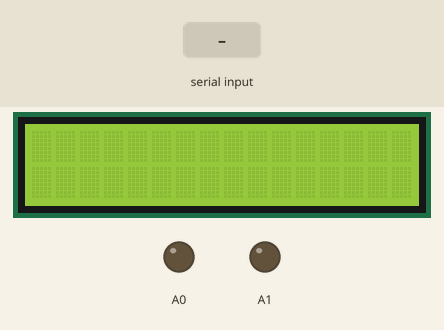
Simulated run of this sketch. Board: Arduino Uno, built with avr-gcc and run on an emulated ATmega328P. Parts: 16×2 character LCD, output pins drawn as LEDs (lit = HIGH). Inputs (shaded band) come from the test bench. What the sketch prints to the serial monitor is not drawn.

Above: at 1.2 s.
1.3 s: "BOOM" received over Serial
At 2.9 s:
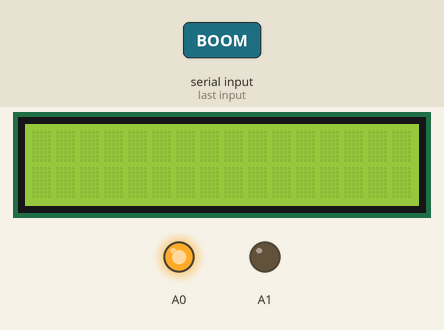
At 3.7 s:
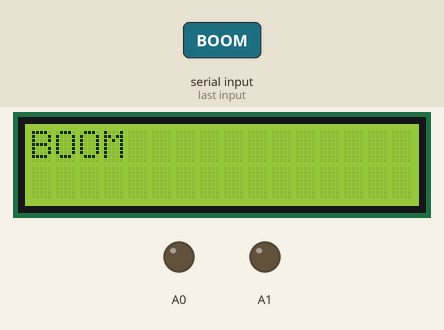
4.3 s: "1" received over Serial
At 6.3 s:
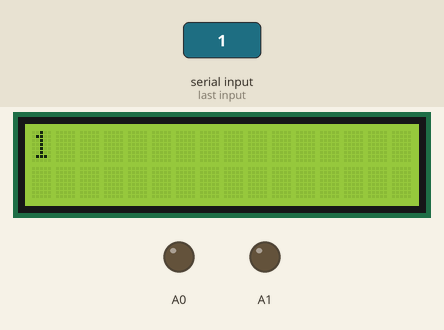
Timing chart, 0 to 7.8 s (numbered marks = the images above; inputs shaded):
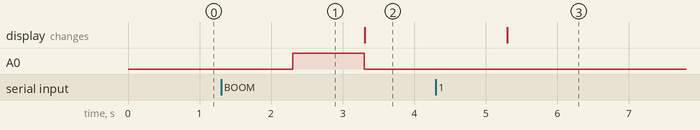

Measured:
- after the input at 1.3 s, A0: LOW → HIGH after 1.0 s, → LOW 1.0 s later
- after the input at 4.3 s, the display: changes after 1.0 s (image 3)

The sketch:

display_2lines.ino
```cpp
#include <LiquidCrystal.h>
LiquidCrystal lcd(7, 6, 5, 4, 3, 2);
String data = "", data_prev = "";

void setup() {

  lcd.begin(16, 2);
  Serial.begin(9600);
  pinMode(A0, OUTPUT);
  pinMode(A1, OUTPUT);
  analogWrite(A1, 0 );
}

void loop() {

  data = Serial.readString();

 if(data == "BOOM") {

  analogWrite(A0, 1023);
  delay(1000);
  analogWrite(A0, 0);
 }

 if(data_prev != data && data != "") {

  lcd.clear();

 if(data.length() <= 16) {

  lcd.setCursor(0, 0);
  lcd.print(data.substring(0, 16));
  } else {

  lcd.setCursor(0, 0);
  lcd.print(data.substring(0, 16));
  lcd.setCursor(0, 1);
  lcd.print(data.substring(16, data.length()));
  }

  Serial.println(data);
  data_prev = data;
 }
  delay(100);
}
```
